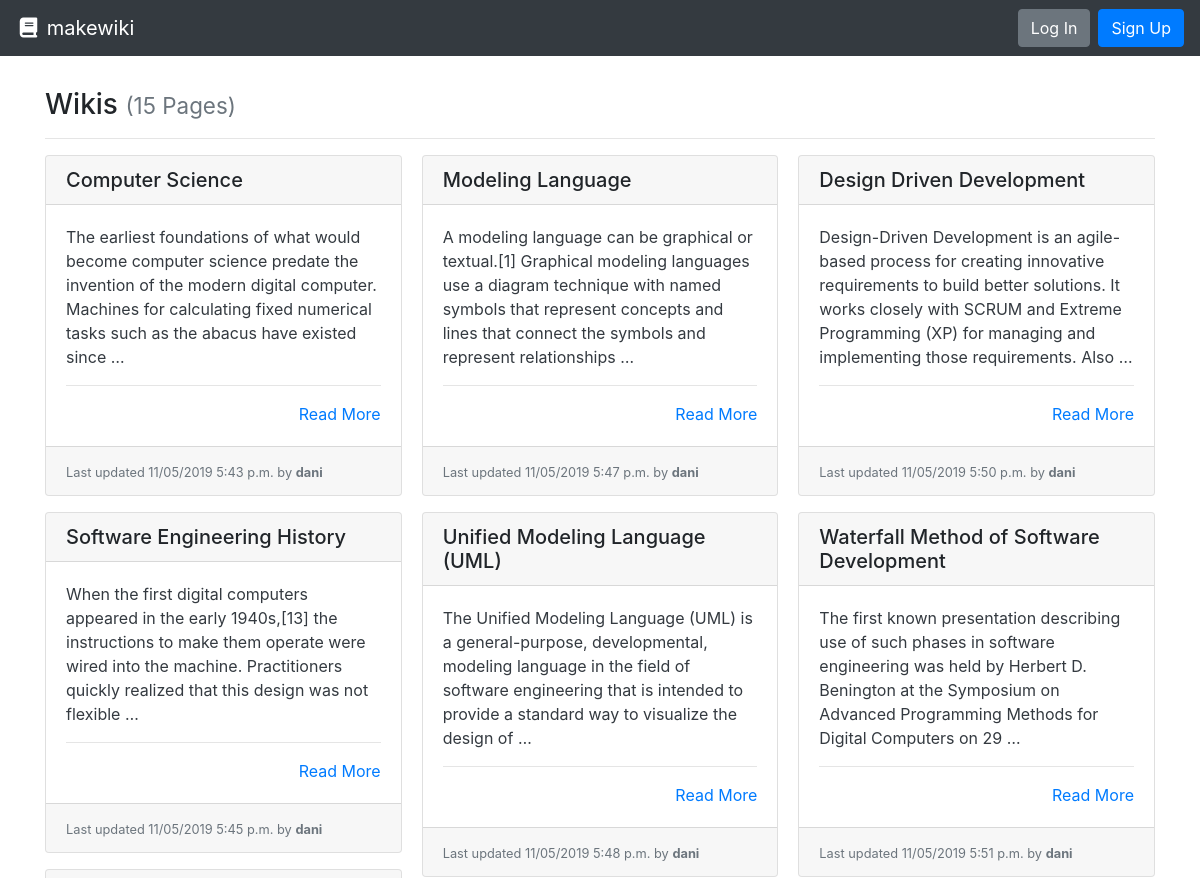
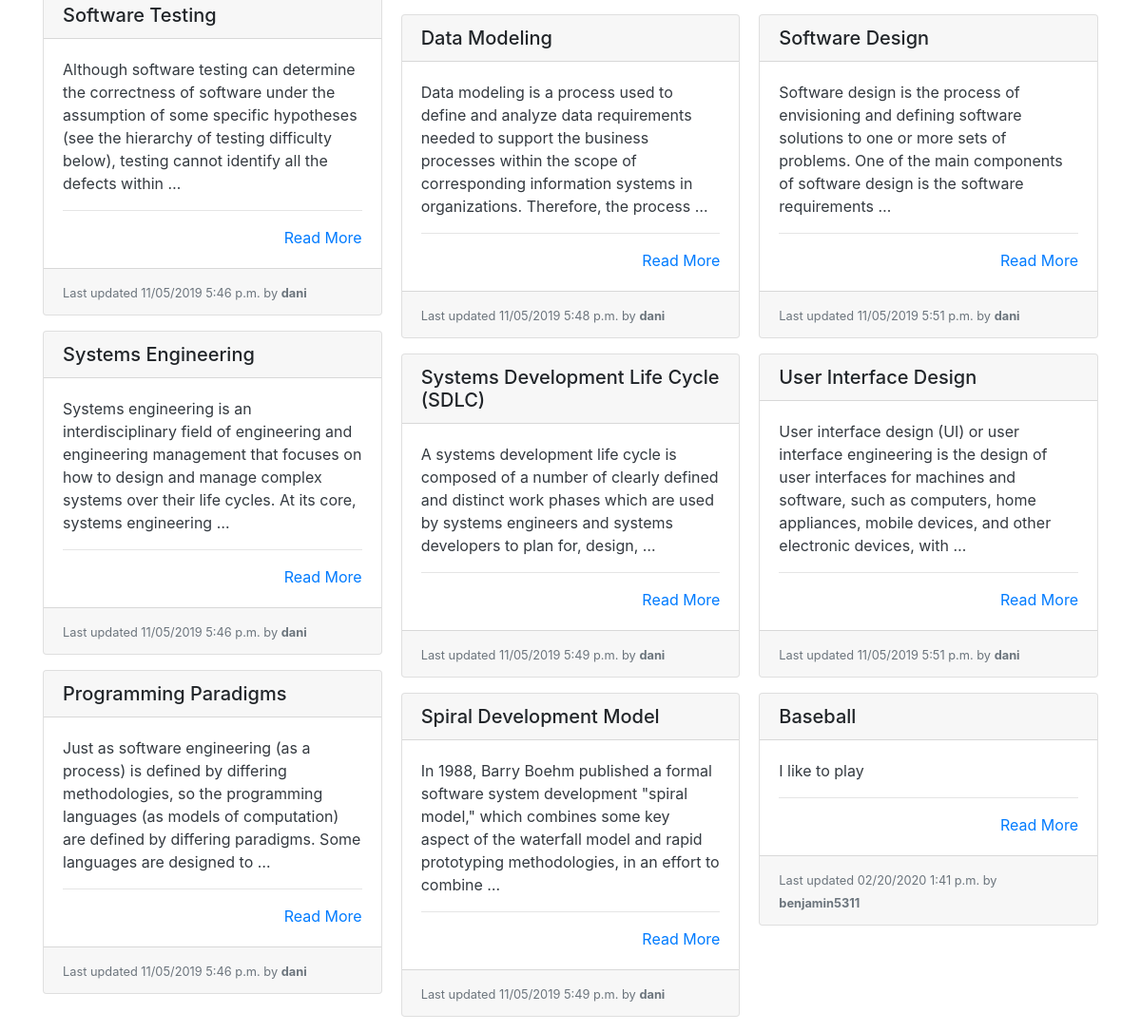
The page / on the database its author committed (2 pictures, top to bottom).
### wiki/models.py (models this page shows, shortened)
class Page(models.Model):
    title = models.CharField(max_length=settings.WIKI_PAGE_TITLE_MAX_LENGTH, unique=True,
                             help_text="Title of your page.")
    author = models.ForeignKey(User, on_delete=models.PROTECT,
                               help_text="The user that posted this article.")
    slug = models.CharField(max_length=settings.WIKI_PAGE_TITLE_MAX_LENGTH, blank=True, editable=False,
                            help_text="Unique URL path to access this page. Generated by the system.")
    content = models.TextField(
        help_text="Write the content of your page here.")
    created = models.DateTimeField(auto_now_add=True,
                                   help_text="The date and time this page was created. Automatically generated when the model saves.")
    modified = models.DateTimeField(auto_now=True,
                                    help_text="The date and time this page was updated. Automatically generated when the model updates.")

### wiki/views.py (the view)
# urls.py: path('', PageListView.as_view(), name='wiki-list-page'),
class PageListView(ListView):
    model = Page
    def get(self, request):
        pages = self.get_queryset().all()
        return render(request, 'list.html', {
          'pages': pages
        })

### wiki/templates/list.html
{% extends "base.html" %}
{% block content %}
  <h3>Wikis {% if pages %}<small class="text-muted">({{ pages|length }} Page{{ pages|length|pluralize:"s" }})</small>{% endif %}</h3>
  <hr>
  {% if pages %}
    <div class="card-columns">
      {% for page in pages %}
        {% include "partials/card.html" %}
      {% endfor %}
    </div>
  {% else %}
    <div class="alert alert-primary" role="alert">No pages to display.</div>
  {% endif %}
{% endblock %}

### wiki/templates/partials/card.html
<div class="card mb-3">
  <h5 class="card-header ">{{ page.title }}</h5>
  <div class="card-body border-dark">
    <p class="card-text text-dark">
      {{ page.content|truncatewords_html:30 }}
      <hr>
      <div class="text-right"><a href="{% url 'wiki-details-page' page.slug %}" title="Read More">Read More</a></div>
  </div>
  <div class="card-footer">
    <small class="text-muted">Last updated {{ page.modified|date:"SHORT_DATETIME_FORMAT" }} by <b>{{ page.author.username }}</b></small>
  </div>
</div>

### rows shown on the page
Page: title "Computer Science", content "The earliest foundations of what would become computer science predate the invention of the modern digital computer. Machines for calculating fixed numerical tasks such as the abacus have existed since …", modified "11/05/2019 5:43 p.m.", author.username "dani"
Page: title "Software Engineering History", content "When the first digital computers appeared in the early 1940s,[13] the instructions to make them operate were wired into the machine. Practitioners quickly realized that this design was not flexible …", modified "11/05/2019 5:45 p.m.", author.username "dani"
Page: title "Software Testing", content "Although software testing can determine the correctness of software under the assumption of some specific hypotheses (see the hierarchy of testing difficulty below), testing cannot identify all the defects within …", modified "11/05/2019 5:46 p.m.", author.username "dani"
Page: title "Systems Engineering", content "Systems engineering is an interdisciplinary field of engineering and engineering management that focuses on how to design and manage complex systems over their life cycles. At its core, systems engineering …", modified "11/05/2019 5:46 p.m.", author.username "dani"
Page: title "Programming Paradigms", content "Just as software engineering (as a process) is defined by differing methodologies, so the programming languages (as models of computation) are defined by differing paradigms. Some languages are designed to …", modified "11/05/2019 5:46 p.m.", author.username "dani"
Page: title "Modeling Language", content "A modeling language can be graphical or textual.[1] Graphical modeling languages use a diagram technique with named symbols that represent concepts and lines that connect the symbols and represent relationships …", modified "11/05/2019 5:47 p.m.", author.username "dani"
Page: title "Unified Modeling Language (UML)", content "The Unified Modeling Language (UML) is a general-purpose, developmental, modeling language in the field of software engineering that is intended to provide a standard way to visualize the design of …", modified "11/05/2019 5:48 p.m.", author.username "dani"
Page: title "Data Modeling", content "Data modeling is a process used to define and analyze data requirements needed to support the business processes within the scope of corresponding information systems in organizations. Therefore, the process …", modified "11/05/2019 5:48 p.m.", author.username "dani"
Page: title "Systems Development Life Cycle (SDLC)", content "A systems development life cycle is composed of a number of clearly defined and distinct work phases which are used by systems engineers and systems developers to plan for, design, …", modified "11/05/2019 5:49 p.m.", author.username "dani"
Page: title "Spiral Development Model", content "In 1988, Barry Boehm published a formal software system development \"spiral model,\" which combines some key aspect of the waterfall model and rapid prototyping methodologies, in an effort to combine …", modified "11/05/2019 5:49 p.m.", author.username "dani"
Page: title "Design Driven Development", content "Design-Driven Development is an agile-based process for creating innovative requirements to build better solutions. It works closely with SCRUM and Extreme Programming (XP) for managing and implementing those requirements. Also …", modified "11/05/2019 5:50 p.m.", author.username "dani"
Page: title "Waterfall Method of Software Development", content "The first known presentation describing use of such phases in software engineering was held by Herbert D. Benington at the Symposium on Advanced Programming Methods for Digital Computers on 29 …", modified "11/05/2019 5:51 p.m.", author.username "dani"
Page: title "Software Design", content "Software design is the process of envisioning and defining software solutions to one or more sets of problems. One of the main components of software design is the software requirements …", modified "11/05/2019 5:51 p.m.", author.username "dani"
Page: title "User Interface Design", content "User interface design (UI) or user interface engineering is the design of user interfaces for machines and software, such as computers, home appliances, mobile devices, and other electronic devices, with …", modified "11/05/2019 5:51 p.m.", author.username "dani"
Page: title "Baseball", content "I like to play", modified "02/20/2020 1:41 p.m.", author.username "benjamin5311"

### other values the page prints
{{ pages|length }} "15"
